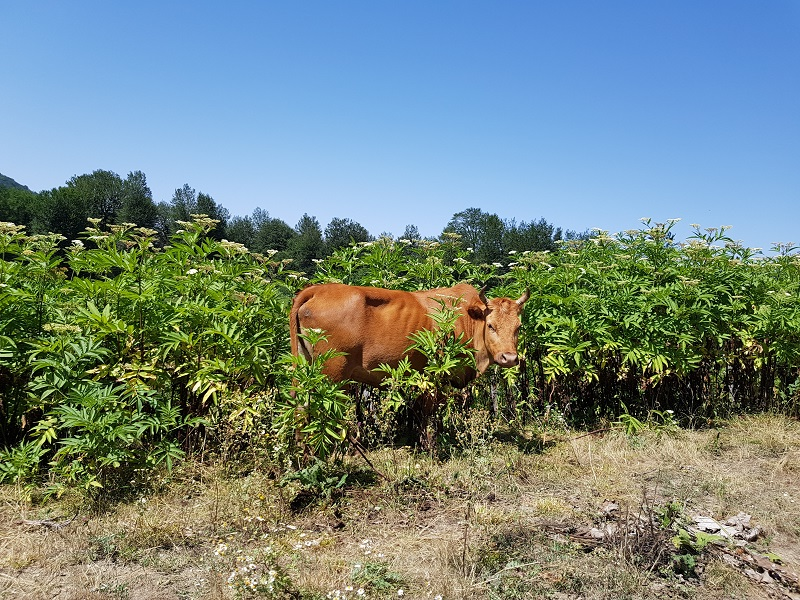
#> input picture openCv/images/input.jpg, 800 x 600 px
$ jupyter execute 01-reading-writing-and-displaying-images.ipynb
#> lines starting #> are read from the running program, lines starting #| are printed output that depends on the picture
# Read, Save and display the image with OpenCv

[cell 1]
import cv2

[cell 2]
import numpy as np

Let's now load our first image

[cell 3]
# We don't need to do this again, but it's a good habit
import cv2

# Load an image using 'imread' specifying the path to image
img = cv2.imread('./images/input.jpg')
#> img is the input picture: shape (600, 800, 3); mean B, G, R 128.9, 134.4, 116.5

# The first parameter will be title shown on image window
# The second parameter is the image varialbe
cv2.imshow('It is a cow!', img)


# 'waitKey' allows us to input information when a image window is open
# By leaving it blank it just waits for anykey to be pressed before
# continuing. By placing numbers (except 0), we can specify a delay for
# how long you keep the window open (time is in milliseconds here)
cv2.waitKey(5000)


# This closes all open windows
# Failure to place this may cause your program to hang in some computers!
cv2.destroyAllWindows()

[cell 4]
import cv2
#The flags Argument in OpenCV's imread Function
#The flags argument in OpenCV's imread function is used to specify how the image should be read. It is an integer value that can be one of the following:

#IMREAD_COLOR (Default): Loads the image in color mode.
#IMREAD_GRAYSCALE: Loads the image in grayscale mode.
#IMREAD_UNCHANGED: Loads the image with its alpha channel (if present).
#Here is an example of how to use the flags argument to read an image in grayscale mode:

gray_img = cv2.imread('./images/input.jpg' , cv2.IMREAD_GRAYSCALE)
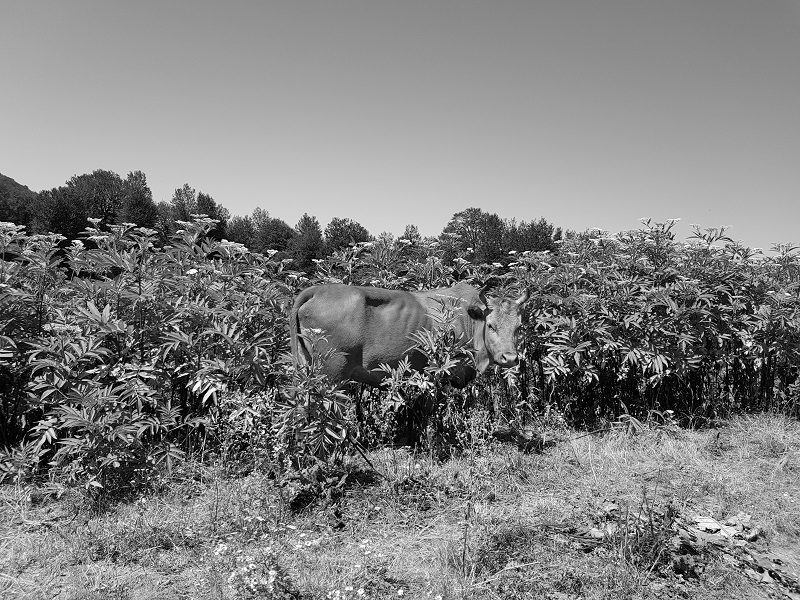
#> gray_img: shape (600, 800); min 0, max 255, mean 128.3
cv2.imshow('It is a gray cow!', gray_img)
cv2.waitKey(0)
cv2.destroyAllWindows()

# shape and type an image

[cell 5]
img = cv2.imread('./images/input.jpg')
type(img)

[cell 6]
img = cv2.imread('./images/input.jpg')
print (img.shape)
#| (600, 800, 3)

shape shows the dimensions of the image.

The first two dimensions represent the height and width of the imagination, respectively. The number 3 also represents the presence of three color channels.

[cell 7]
# Let's print each dimension of the image

print ('Height of Image:', int(img.shape[0]), 'pixels')
#| Height of Image: 600 pixels
print ('Width of Image: ', int(img.shape[1]), 'pixels')
#| Width of Image:  800 pixels
print ('Width of Image: ', img.shape[1], 'pixels')
#| Width of Image:  800 pixels

# Save Image in OpenCv

[cell 8]
# Simply use 'imwrite' specificing the file name and the image to be saved
cv2.imwrite('output.jpg', img)
#or
success = cv2.imwrite('output.png', img)
if success:
    print("Image written successfully!")
else:
    print("Error writing image!")

# show image in matplotlib

[cell 9]
import matplotlib.pyplot as plt

[cell 10]
plt.imshow(img)

<div style="direction:rtl;text-align:right;font-family:Tahoma">
در واقع سطر و ستون های ماتریس به ترتیب height و width عکس هستند
<br/>
رنگ تصویر وارونه است، چرا که ترتیب کانال ها در opencv برعکس اکثر سایر کتابخانه ها BGR است و نه RGB
</div>

### <div style="direction:rtl;text-align:right;font-family:B Lotus, B Nazanin, Tahoma">تغییر ترتیب کانالهای رنگی ( BGR-> RGB)</div>

<div style="direction:rtl;text-align:right;font-family:Tahoma">
روش 1 : استفاده از numpy
</div>

[cell 11]
#method1
plt.imshow(img[:,:,::-1])

<div style="direction:rtl;text-align:right;font-family:Tahoma">
روش 2 : استفاده از OpenCV
</div>

[cell 12]
#method2 use opencv convertor
rgb_image = cv2.cvtColor(img, cv2.COLOR_BGR2RGB)
plt.imshow(rgb_image)

[cell 13]
#you can use 4 instead opencv below const
cv2.COLOR_BGR2RGB

### <div style="direction:rtl;text-align:right;font-family:B Lotus, B Nazanin, Tahoma">تغییر و دستکاری پیکسلها</div>

[cell 14]
import cv2

img = cv2.imread('./images/input.jpg')
img[200:300,300:500,:] = 255
plt.imshow(img[...,::-1])

[cell 15]
img[200:300,300:500,:] = (0, 0, 255)
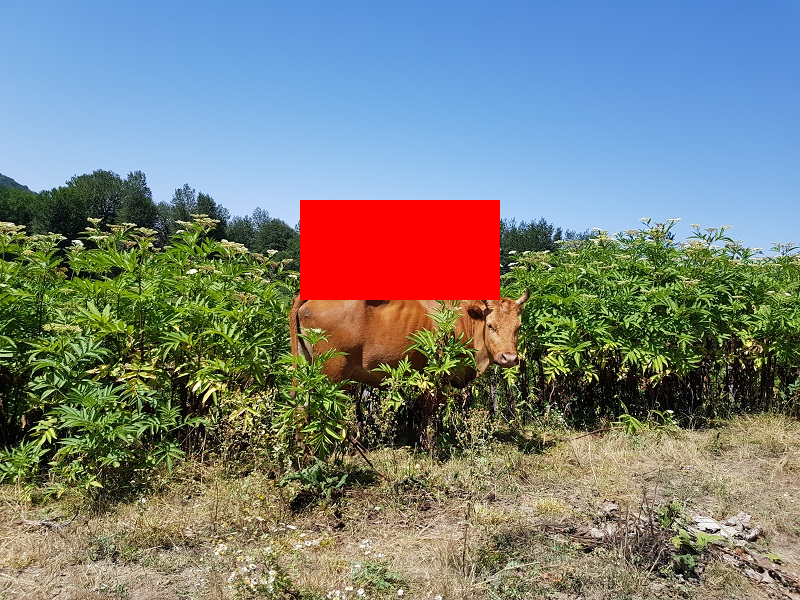
#> img: shape (600, 800, 3); mean B, G, R 124.4, 129, 122.2
plt.imshow(img[...,::-1])

$ run again, with openCv/images/1280px-HDRI_Sample_Scene_Window_-_07.jpg copied over openCv/images/input.jpg
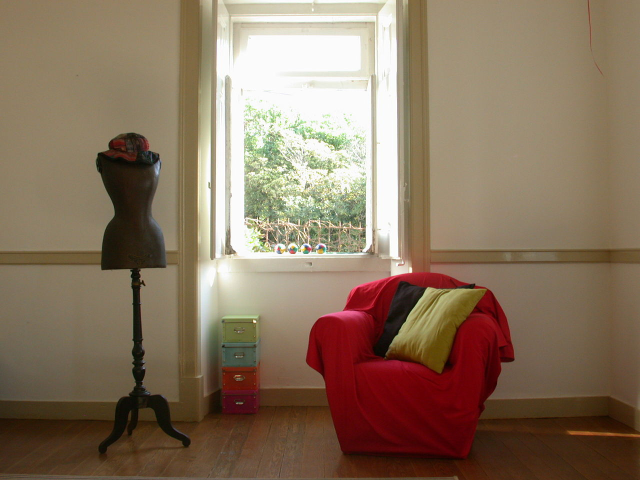
#> input picture openCv/images/1280px-HDRI_Sample_Scene_Window_-_07.jpg, 1280 x 960 px (shown at 1/2 size)
#> img is the input picture: shape (960, 1280, 3); mean B, G, R 94.5, 115.5, 136.3
#> `gray_img = cv2.imread('./images/input.jpg' , cv2.IMREAD_GRAYSCALE)`:
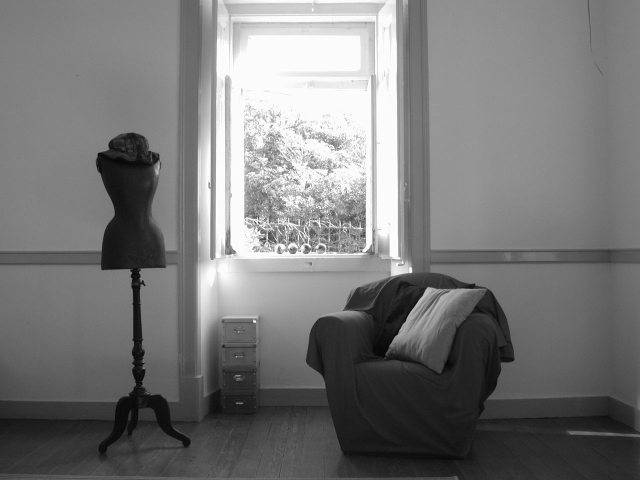
#> gray_img: shape (960, 1280) (shown at 1/2 size); min 0, max 255, mean 119.4
#| (960, 1280, 3)
#| Height of Image: 960 pixels
#| Width of Image:  1280 pixels
#| Width of Image:  1280 pixels
#> `img[200:300,300:500,:] = (0, 0, 255)`:
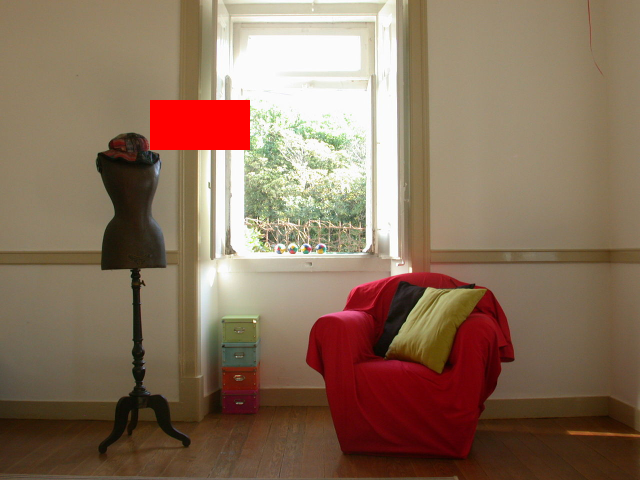
#> img: shape (960, 1280, 3) (shown at 1/2 size); mean B, G, R 92.1, 112.7, 137.5
